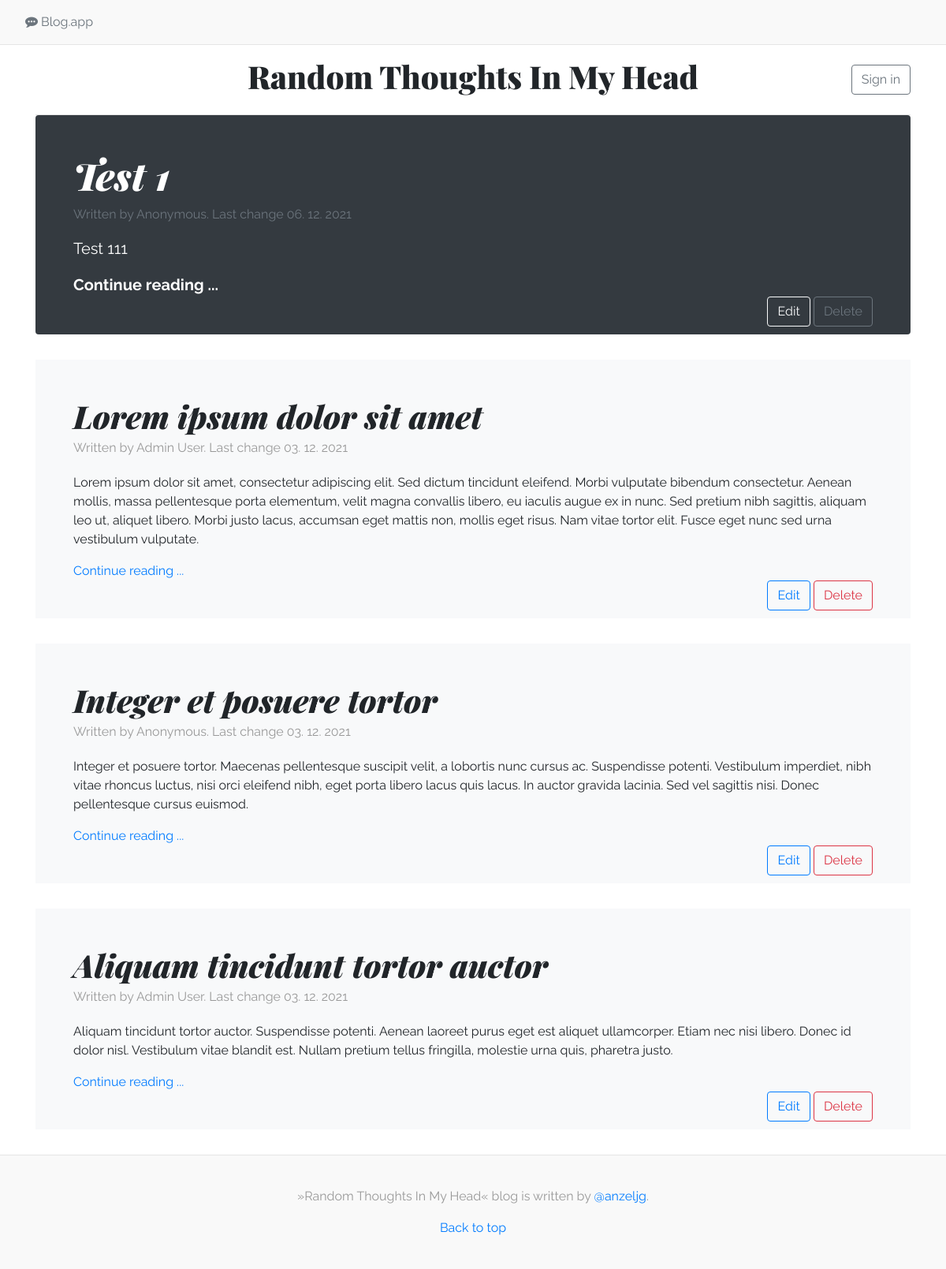
The page /posts on the database its author committed.
### app.py (models this page shows, shortened)
class Blogpost(db.Model):
    __tablename__ = 'blogpost'
    id      = db.Column(db.Integer, nullable=False, primary_key=True, autoincrement=True)
    created = db.Column(db.DateTime, nullable=False)
    updated = db.Column(db.DateTime, nullable=False)
    title   = db.Column(db.String, nullable=False)
    summary = db.Column(db.String, nullable=False)
    content = db.Column(db.String, nullable=False)
    author_id = db.Column(db.Integer, db.ForeignKey(User.id))
    author = db.relationship('User')

class User(db.Model):
    __tablename__ = 'user'
    id        = db.Column(db.Integer, nullable=False, primary_key=True, autoincrement=True)
    firstname = db.Column(db.String, nullable=False)
    lastname  = db.Column(db.String, nullable=False)
    username  = db.Column(db.String, nullable=False, unique=True)
    password  = db.Column(db.String, nullable=False)
    admin     = db.Column(db.Boolean, default=0)

### app.py (the view)
@app.route('/', methods=['GET'])
@app.route('/posts', methods=['GET'])
def list_posts():
    records = db.session.query(Blogpost).order_by(Blogpost.created.desc()).all()
    return render_template('index.html', user=session, data=records)

### templates/index.html (shortened to what this page needs)
{% extends "base.html" %}
{% block content %}
	{% if data %}
		{% for item in data %}
			{% if loop.first %}
			<div class="jumbotron p-4 p-md-5 text-white rounded bg-dark">
				<div class="col-md-12 px-0">
					<h1 class="display-4 font-italic">{{ item.title }}</h1>
					<p class="text-secondary">Written by {% if item.author %}{{ item.author.firstname }} {{ item.author.lastname }}{% else %}Anonymous{% endif %}. Last change {{ item.updated.strftime('%d. %m. %Y') }}</p>
					<div class="lead my-3">
					{% for line in item.summary.split('\n') %}
						<p>{{ line }}</p>
					{% endfor %}
					</div>
					<p class="lead mb-0"><a href="/post/view/{{ item.id }}" class="text-white font-weight-bold">Continue reading ...</a></p>
					<p class="pull-right">
						<a class="btn btn-outline-light" href="/post/edit/{{ item.id }}">Edit</a>
						<a class="btn btn-outline-secondary" href="/post/delete/{{ item.id }}">Delete</a>
					</p>
				</div>
			</div>
			{% else %}
			<div class="blog-post p-4 p-md-5 bg-light">
				<h2 class="blog-post-title font-italic">{{ item.title }}</h2>
				<p class="blog-post-meta">Written by {% if item.author %}{{ item.author.firstname }} {{ item.author.lastname }}{% else %}Anonymous{% endif %}. Last change {{ item.updated.strftime('%d. %m. %Y') }}</p>
				<div>
				{% for line in item.summary.split('\n') %}
					<p>{{ line }}</p>
				{% endfor %}
				</div>
				<p class="mt-2 mb-0"><a href="/post/view/{{ item.id }}">Continue reading ...</a></p>
				<p class="pull-right pr-8">
					<a class="btn btn-outline-primary" href="/post/edit/{{ item.id }}">Edit</a>
					<a class="btn btn-outline-danger" href="/post/delete/{{ item.id }}">Delete</a>
				</p>
			</div>
			{% endif %}
		{% endfor %}
	{% else %}
		There are no blog posts yet. <a href="/post/add">Add</a> one.
	{% endif %}
{% endblock %}

### templates/base.html (shortened to what this page needs)
<!DOCTYPE HTML>
<html lang="en">
<head>
    <link href="{{ url_for('static', filename='css/bootstrap.min.css') }}" rel="stylesheet">
	<link href="{{ url_for('static', filename='css/font-awesome.min.css') }}" rel="stylesheet">
    <link href="{{ url_for('static', filename='css/bootstrap4-toggle.min.css') }}" rel="stylesheet">
    <link href="{{ url_for('static', filename='css/style.css') }}" rel="stylesheet">
</head>
<body>
<nav class="navbar navbar-expand-lg navbar-light">
  <a class="nav-link text-muted" href="/"><span class="fa fa-commenting"></span> Blog.app</a>
</nav>
<main role="main" class="container">
  <header class="blog-header py-3">
    <div class="row flex-nowrap justify-content-between align-items-center">
      <div class="col-8 text-center">
        <h1>Random Thoughts In My Head</h1>
      </div>
      <div class="col-2 d-flex justify-content-end align-items-center">
        {% if user and user.loggedin %}
		<div class="btn-group">
		  <a class="btn btn-outline-secondary dropdown-toggle" href="#" role="button" id="menu" data-toggle="dropdown" aria-expanded="false">
			<span class="fa fa-user"></span> {{ user.firstname }}
		  </a>
		  <div class="dropdown-menu" aria-labelledby="menu">
			{% if user.is_admin %}
			<a class="dropdown-item" href="/admin">Administration</a>
			{% endif %}
			<a class="dropdown-item" href="/user/password">Change password</a>
			<div class="dropdown-divider"></div>
			<a class="dropdown-item" href="/logout">Sign out</a>
		  </div>
		</div>
		{% else %}
        <a class="btn btn-outline-secondary" href="/login">Sign in</a>
		{% endif %}
      </div>
    </div>
  </header>
{% block content %}{% endblock %}
</main>
<footer class="blog-footer">
  <p>»Random Thoughts In My Head« blog is written by <a href="https://github.com/anzeljg">@anzeljg</a>.</p>
  <p>
    <a href="#">Back to top</a>
  </p>
</footer>
</body>
</html>

### static/css/style.css (style rules this page uses)
html, body { height: 100%; }
body { display: flex; flex-direction: column; font-family: 'Raleway', 'Helvetica', 'Arial', sans-serif; }
main { flex: 1 0 auto; }
footer { flex-shrink: 0; }
h1, h2, h3, h4, h5, h6 { font-family: 'Playfair Display', 'Georgia', 'Times New Roman', serif; }
.blog-header { line-height: 1; border-bottom: 1px solid #e5e5e5; }
.display-4 { font-size: 2.5rem; }
@media (min-width: 768px) { .display-4 { font-size: 3rem; } }
.blog-post { margin-bottom: 2rem; }
.blog-post-title { margin-bottom: .25rem; font-size: 2.5rem; }
.blog-post-meta { margin-bottom: 1.25rem; color: #999; }
.blog-footer { padding: 2.5rem 0; color: #999; text-align: center; background-color: #f9f9f9; border-top: .05rem solid #e5e5e5; }
.blog-footer p:last-child { margin-bottom: 0; }
nav { background-color: #f9f9f9; border-bottom: .05rem solid #e5e5e5; }

### rows shown on the page
Blogpost: title "Test 1", shows "Anonymous", updated "06. 12. 2021", summary "Test 111"
Blogpost: title "Lorem ipsum dolor sit amet", author.firstname "Admin", author.lastname "User", updated "03. 12. 2021", summary "Lorem ipsum dolor sit amet, consectetur adipiscing elit. Sed dictum tincidunt eleifend. Morbi vulputate bibendum consectetur. Aenean mollis, massa pellentesque porta elementum, velit magna convallis libero, eu iaculis augue ex in nunc. Sed pretium nibh sagittis, aliquam leo ut, aliquet libero. Morbi justo lacus, accumsan eget mattis non, mollis eget risus. Nam vitae tortor elit. Fusce eget nunc sed urna vestibulum vulputate."
Blogpost: title "Integer et posuere tortor", shows "Anonymous", updated "03. 12. 2021", summary "Integer et posuere tortor. Maecenas pellentesque suscipit velit, a lobortis nunc cursus ac. Suspendisse potenti. Vestibulum imperdiet, nibh vitae rhoncus luctus, nisi orci eleifend nibh, eget porta libero lacus quis lacus. In auctor gravida lacinia. Sed vel sagittis nisi. Donec pellentesque cursus euismod."
Blogpost: title "Aliquam tincidunt tortor auctor", author.firstname "Admin", author.lastname "User", updated "03. 12. 2021", summary "Aliquam tincidunt tortor auctor. Suspendisse potenti. Aenean laoreet purus eget est aliquet ullamcorper. Etiam nec nisi libero. Donec id dolor nisl. Vestibulum vitae blandit est. Nullam pretium tellus fringilla, molestie urna quis, pharetra justo."
